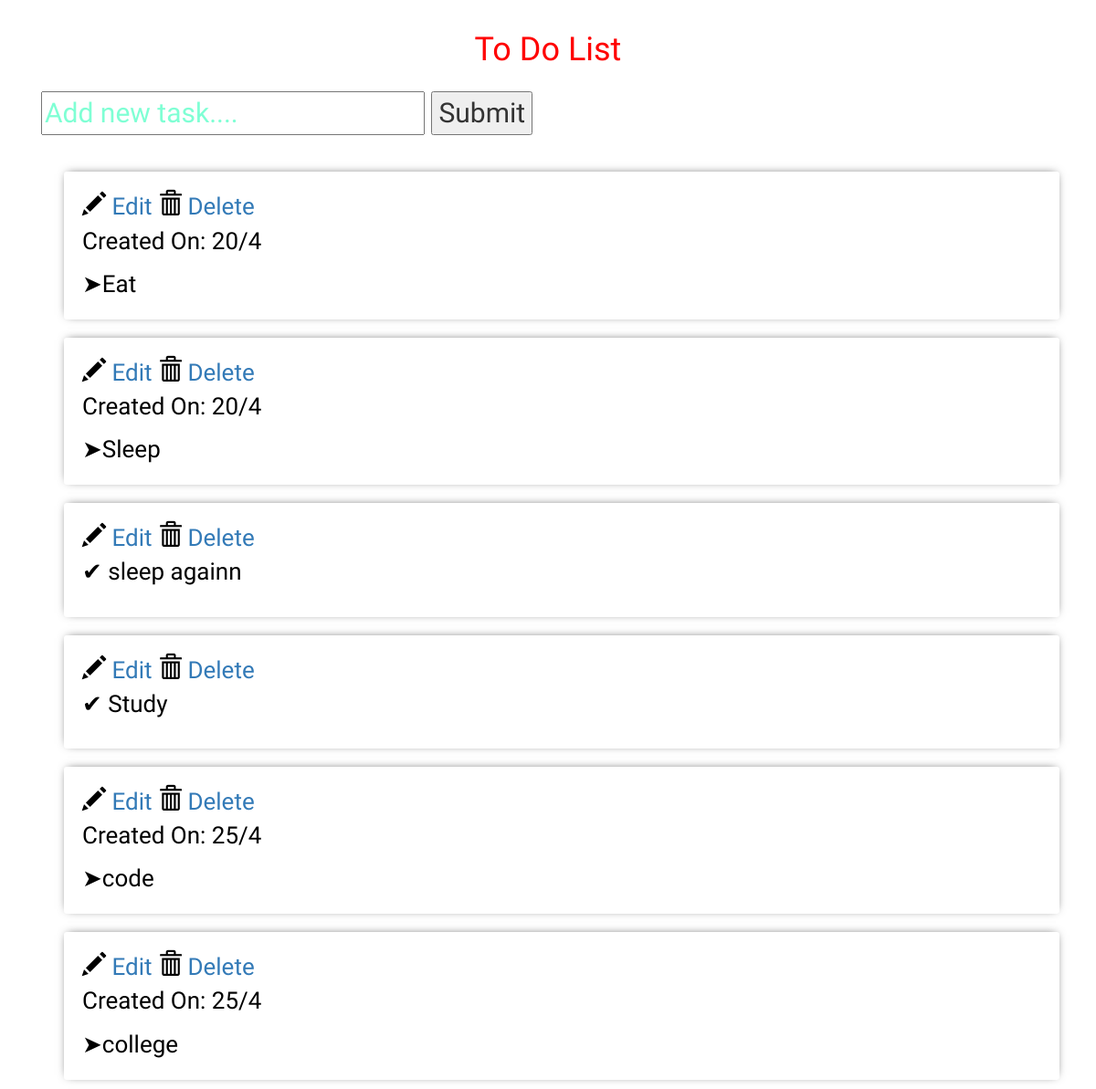
The page / on the database its author committed.
### tasks/models.py (models this page shows)
class Task(models.Model):
    title= models.CharField(max_length=200)
    complete= models.BooleanField(default=False)
    created= models.DateTimeField(auto_now_add=True)
    def __str__(self):
        return self.title

### tasks/views.py (the view)
# urls.py: path('', views.index,name="list"),
def index(request):
    tasks = Task.objects.all()
    form = TaskForm()
    if request.method == 'POST' :
        form= TaskForm(request.POST)
        if form.is_valid():
                form.save()
        return redirect('/')
    context= {'tasks':tasks,'form':form}
    return render(request,'tasks/list.html',context)

### tasks/forms.py
class TaskForm(forms.ModelForm):
    title=forms.CharField(widget=forms.TextInput(attrs={'placeholder':'Add new task....'}))
    class Meta:
        model = Task
        fields = '__all__'

### tasks/templates/tasks/list.html (shortened to what this page needs)
<link rel="stylesheet" href="https://stackpath.bootstrapcdn.com/bootstrap/4.3.1/css/bootstrap.min.css">
<link rel="stylesheet" href="https://maxcdn.bootstrapcdn.com/bootstrap/3.4.0/css/bootstrap.min.css">
<div class="header" class="container">
    <h1>To Do List</h1>
  </div>
<div class="container">
            <form method="POST" action="/">
                {{form.title}}
                <input type="submit" name="Create Task">
            </form>
    {% for task in tasks %}
        <div class="container">
            <div class="item-row">
                    <span class ="glyphicon glyphicon-pencil"></span><a href="{% url 'update_task' task.id %}"> Edit</a>
                    <span class ="glyphicon glyphicon-trash"></span><a href="{% url 'delete' task.id %}"> Delete </a>
                    {% if task.complete == True %}
                    <p>&#10004 {{task}}</p>
                    {% else %}
                    <br>
                    <p> Created On: {{task.created.day}}/{{task.created.month}}</p>
                    <span>&#10148{{task}}</span>
                    {% endif %}
            </div>
        </div>
    {% endfor %}
</div>

### tasks/templates/tasks/list.html (style rules this page uses)
input::placeholder { color:aquamarine }
.item-row { margin: 10px; padding: 20px; border-radius: 3px; color: #000; font-size: 26px; box-shadow: 0px -1px 10px -4px rgba(0,0,0,0.75); float:center; }
.header { font-size: 75%; color: red; text-align: center; padding:15px; }

### rows shown on the page
Task: created.day "20", created.month "4", title "Eat"
Task: created.day "20", created.month "4", title "Sleep"
Task: title "sleep againn"
Task: title "Study"
Task: created.day "25", created.month "4", title "code"
Task: created.day "25", created.month "4", title "college"
